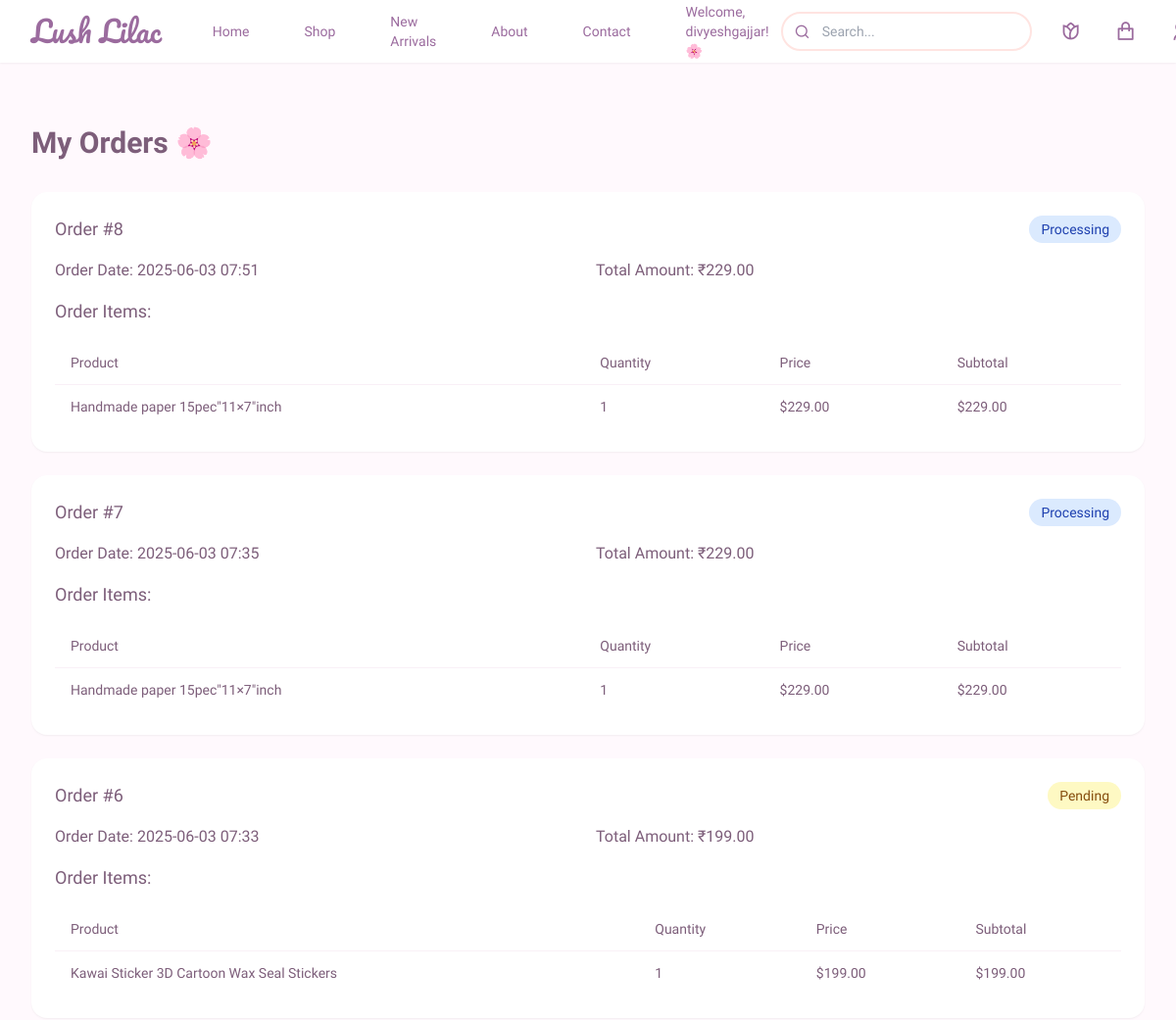
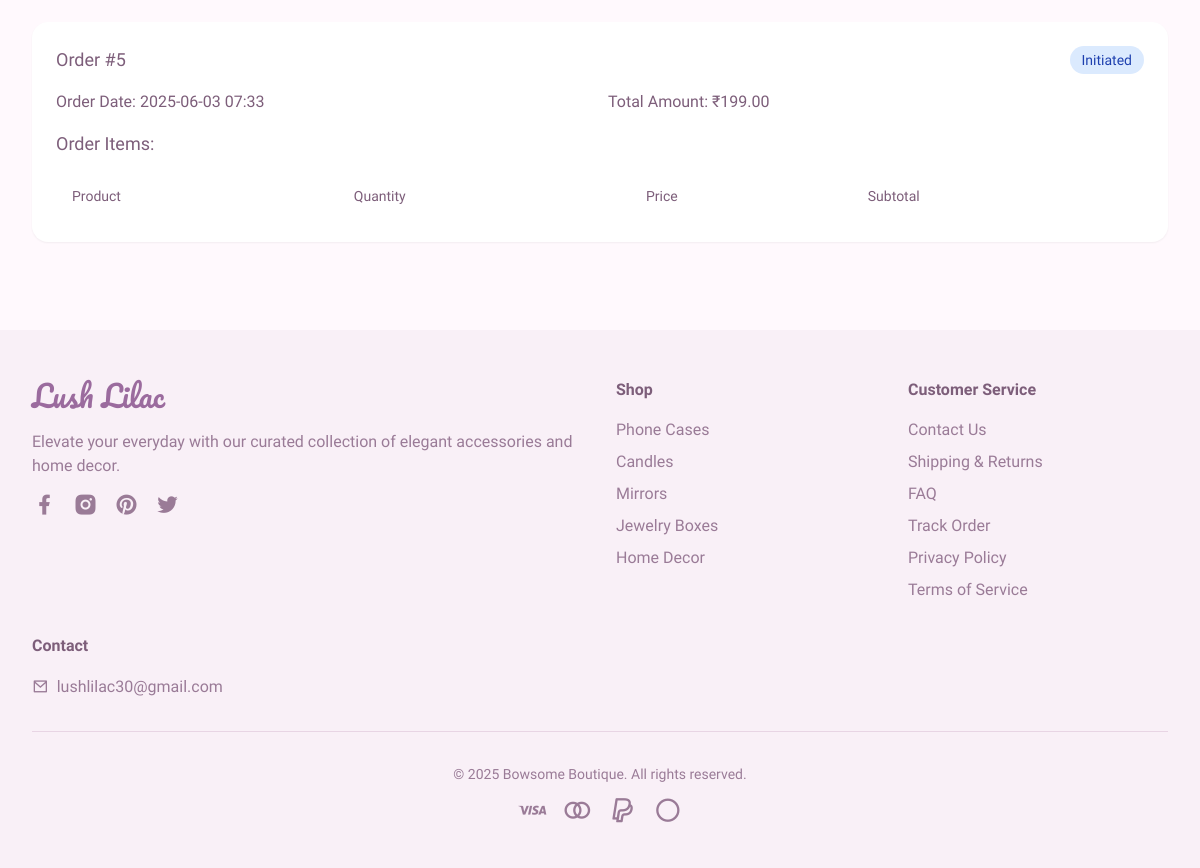
The page /my_orders (signed in) on the database its author committed (2 pictures, top to bottom).
### app.py (models this page shows, shortened)
class User(UserMixin, db.Model):
    id = db.Column(db.Integer, primary_key=True)
    username = db.Column(db.String(80), unique=True, nullable=False)
    email = db.Column(db.String(120), unique=True, nullable=False)
    password_hash = db.Column(db.String(128))
    user_type = db.Column(db.String(20), default='customer')  # 'customer' or 'admin'
    orders = db.relationship('Order', backref='user', lazy=True)
    wishlists = db.relationship('Wishlist', backref='user', lazy=True)

class Order(db.Model):
    id = db.Column(db.Integer, primary_key=True)
    user_id = db.Column(db.Integer, db.ForeignKey('user.id'), nullable=False)
    order_date = db.Column(db.DateTime, nullable=False)
    status = db.Column(db.String(20), default='pending')
    total_amount = db.Column(db.Float, nullable=False)
    items = db.relationship('OrderItem', backref='order', lazy=True)
    customer_name = db.Column(db.String(100))
    email = db.Column(db.String(120))
    phone = db.Column(db.String(20))
    address = db.Column(db.Text)
    payment_method = db.Column(db.String(50), default='Credit Card')
    payment_status = db.Column(db.String(20), default='Paid')
    tracking_number = db.Column(db.String(50))
    razorpay_order_id = db.Column(db.String(100), unique=True, nullable=True) # Add field to store Razorpay order ID

class OrderItem(db.Model):
    id = db.Column(db.Integer, primary_key=True)
    order_id = db.Column(db.Integer, db.ForeignKey('order.id'), nullable=False)
    product_name = db.Column(db.String(100), nullable=False)
    quantity = db.Column(db.Integer, nullable=False)
    price = db.Column(db.Float, nullable=False)
    model = db.Column(db.String(100))  # Add model field for customization
    custom_image = db.Column(db.String(255))  # New field for customization image

### app.py (the view, shortened to what this page needs)
@app.route('/my_orders')
@login_required
def my_orders():
    try:
        orders = Order.query.filter_by(user_id=current_user.id).order_by(Order.order_date.desc()).all()
        return render_template('my_orders.html', orders=orders)
    except Exception as e:
        print(f"Error in my_orders route: {str(e)}")
        flash('Error loading orders')
        return redirect(url_for('index'))

### app.py (called while the page is built)
@login_manager.user_loader
def load_user(user_id):
    return User.query.get(int(user_id))

### templates/my_orders.html
{% extends "base.html" %}
{% block content %}
<div class="max-w-7xl mx-auto px-4 sm:px-6 lg:px-8 py-16">
    <h2 class="text-3xl font-semibold text-[#7D5E7A] mb-8">My Orders 🌸</h2>
    {% if orders %}
        {% for order in orders %}
            <div class="bg-white rounded-lg shadow-sm p-6 mb-6">
                <div class="flex justify-between items-start mb-4">
                    <h5 class="text-lg font-medium text-[#7D5E7A]">Order #{{ order.id }}</h5>
                    <span class="px-3 py-1 rounded-full text-sm font-medium
                        {% if order.status == 'completed' %}
                            bg-green-100 text-green-800
                        {% elif order.status == 'pending' %}
                            bg-yellow-100 text-yellow-800
                        {% else %}
                            bg-blue-100 text-blue-800
                        {% endif %}">
                        {{ order.status|title }}
                    </span>
                </div>
                <div class="space-y-4">
                    <div class="grid grid-cols-1 md:grid-cols-2 gap-4">
                        <p class="text-[#7D5E7A]">
                            <span class="font-medium">Order Date:</span>
                            {{ order.order_date.strftime('%Y-%m-%d %H:%M') }}
                        </p>
                        <p class="text-[#7D5E7A]">
                            <span class="font-medium">Total Amount:</span> ₹{{ "%.2f"|format(order.total_amount) }}
                        </p>
                    </div>
                    <div class="mt-6">
                        <h6 class="text-lg font-medium text-[#7D5E7A] mb-4">Order Items:</h6>
                        <div class="overflow-x-auto">
                            <table class="min-w-full divide-y divide-[#F9F0F7]">
                                <thead>
                                    <tr>
                                        <th class="px-4 py-3 text-left text-sm font-medium text-[#7D5E7A]">Product</th>
                                        <th class="px-4 py-3 text-left text-sm font-medium text-[#7D5E7A]">Quantity</th>
                                        <th class="px-4 py-3 text-left text-sm font-medium text-[#7D5E7A]">Price</th>
                                        <th class="px-4 py-3 text-left text-sm font-medium text-[#7D5E7A]">Subtotal</th>
                                    </tr>
                                </thead>
                                <tbody class="divide-y divide-[#F9F0F7]">
                                    {% for item in order.items %}
                                    <tr>
                                        <td class="px-4 py-3 text-sm text-[#7D5E7A]">{{ item.product_name }}</td>
                                        <td class="px-4 py-3 text-sm text-[#7D5E7A]">{{ item.quantity }}</td>
                                        <td class="px-4 py-3 text-sm text-[#7D5E7A]">${{ "%.2f"|format(item.price) }}</td>
                                        <td class="px-4 py-3 text-sm text-[#7D5E7A]">${{ "%.2f"|format(item.quantity * item.price) }}</td>
                                    </tr>
                                    {% endfor %}
                                </tbody>
                            </table>
                        </div>
                    </div>
                </div>
            </div>
        {% endfor %}
    {% else %}
        <div class="bg-[#F9F0F7] rounded-lg p-6 text-center">
            <p class="text-[#7D5E7A]">You haven't placed any orders yet.</p>
        </div>
    {% endif %}
</div>
{% endblock %}

### templates/base.html (shortened to what this page needs)
<!DOCTYPE html>
<html lang="en">
<head>
    <script src="https://cdn.tailwindcss.com/3.4.16"></script>
    <link href="https://cdnjs.cloudflare.com/ajax/libs/remixicon/4.6.0/remixicon.min.css" rel="stylesheet">
</head>
<body class="flower-cursor">
    <nav class="bg-white/90 backdrop-blur-sm sticky top-0 z-50 shadow-sm">
        <div class="max-w-7xl mx-auto px-4 sm:px-6 lg:px-8">
            <div class="flex justify-between items-center h-16">
                <div class="flex-shrink-0 flex items-center">
                    <a href="/" class="font-['Pacifico'] text-3xl text-primary">Lush Lilac</a>
                </div>
                <div class="hidden md:block">
                    <div class="ml-10 flex items-center space-x-8">
                        <a href="/" class="text-primary hover:text-[#D4B6D0] px-3 py-2 text-sm font-medium">Home</a>
                        <a href="#" class="text-primary hover:text-[#D4B6D0] px-3 py-2 text-sm font-medium">Shop</a>
                        <a href="{{ url_for('new_arrivals_page') }}" class="text-primary hover:text-[#D4B6D0] px-3 py-2 text-sm font-medium">New Arrivals</a>
                        <a href="{{ url_for('about') }}" class="text-primary hover:text-[#D4B6D0] px-3 py-2 text-sm font-medium">About</a>
                        <a href="{{ url_for('contact') }}" class="text-primary hover:text-[#D4B6D0] px-3 py-2 text-sm font-medium">Contact</a>
                        {% if current_user.is_authenticated %}
                        <span class="text-primary px-3 py-2 text-sm font-medium">Welcome, {{ current_user.username }}! 🌸</span>
                        {% else %}
                        <button id="loginButton" class="bg-primary hover:bg-[#D4B6D0] text-white px-4 py-2 rounded-button text-sm font-medium transition-all duration-300 btn-hover">Login/Register</button>
                        {% endif %}
                    </div>
                </div>
                <div class="flex items-center space-x-6">
                    <div class="relative">
                        <input type="text" placeholder="Search..." class="bg-white/80 border-2 border-[#FFE4E1] py-2 pl-10 pr-4 rounded-full text-sm w-40 md:w-64 focus:border-[#E8D5E4] focus:outline-none focus:ring-2 focus:ring-[#E8D5E4]/50">
                        <div class="absolute left-3 top-1/2 transform -translate-y-1/2 w-5 h-5 flex items-center justify-center text-primary">
                            <i class="ri-search-line"></i>
                        </div>
                    </div>
                    <div id="wishlistContainer">
                        {% if current_user.is_authenticated %}
                        <a href="{{ url_for('view_wishlist') }}" class="wishlist-link relative w-8 h-8 flex items-center justify-center text-primary hover:text-[#D4B6D0] transition-colors duration-300 cursor-pointer">
                            <i class="ri-flower-line ri-lg"></i>
                            {% set wishlist_count = current_user.wishlists|length %}
                        </a>
                        {% else %}
                        <button onclick="showLoginForm()" class="wishlist-button relative w-8 h-8 flex items-center justify-center text-primary hover:text-[#D4B6D0] transition-colors duration-300 cursor-pointer">
                            <i class="ri-flower-line ri-lg"></i>
                        </button>
                        {% endif %}
                    </div>
                    <div class="relative">
                        <a href="{{ url_for('view_cart') }}" class="cart-link relative w-8 h-8 flex items-center justify-center text-primary hover:text-[#D4B6D0] transition-colors duration-300 cursor-pointer">
                            <i class="ri-shopping-bag-line ri-lg"></i>
                        </a>
                    </div>
                    {% if current_user.is_authenticated %}
                    <div class="relative">
                        <button onclick="toggleUserDropdown()" class="w-8 h-8 flex items-center justify-center text-primary hover:text-[#D4B6D0] transition-colors duration-300">
                            <i class="ri-user-line ri-lg"></i>
                        </button>
                    </div>
                    {% endif %}
                </div>
            </div>
        </div>
    </nav>
    <main>
        {% block content %}{% endblock %}
    </main>
    <footer class="bg-[#F9F0F7] py-12">
        <div class="max-w-7xl mx-auto px-4 sm:px-6 lg:px-8">
            <div class="grid grid-cols-1 md:grid-cols-4 gap-8">
                <div class="col-span-1 md:col-span-2">
                    <a href="/" class="font-['Pacifico'] text-3xl text-primary mb-4 block">Lush Lilac</a>
                    <p class="text-[#9A7B97] mb-4">Elevate your everyday with our curated collection of elegant accessories and home decor.</p>
                    <div class="flex space-x-4">
                        <a href="#" class="text-[#9A7B97] hover:text-primary"><i class="ri-facebook-fill ri-xl"></i></a>
                        <a href="#" class="text-[#9A7B97] hover:text-primary"><i class="ri-instagram-fill ri-xl"></i></a>
                        <a href="#" class="text-[#9A7B97] hover:text-primary"><i class="ri-pinterest-fill ri-xl"></i></a>
                        <a href="#" class="text-[#9A7B97] hover:text-primary"><i class="ri-twitter-fill ri-xl"></i></a>
                    </div>
                </div>
                <div>
                    <h3 class="text-[#7D5E7A] font-semibold mb-4">Shop</h3>
                    <ul class="space-y-2">
                        <li><a href="/category/Phone%20Cases" class="text-[#9A7B97] hover:text-primary">Phone Cases</a></li>
                        <li><a href="/category/Candles" class="text-[#9A7B97] hover:text-primary">Candles</a></li>
                        <li><a href="/category/Mirrors" class="text-[#9A7B97] hover:text-primary">Mirrors</a></li>
                        <li><a href="/category/Jewelry%20Boxes" class="text-[#9A7B97] hover:text-primary">Jewelry Boxes</a></li>
                        <li><a href="/category/Home%20Decor" class="text-[#9A7B97] hover:text-primary">Home Decor</a></li>
                    </ul>
                </div>
                <div>
                    <h3 class="text-[#7D5E7A] font-semibold mb-4">Customer Service</h3>
                    <ul class="space-y-2">
                        <li><a href="/contact" class="text-[#9A7B97] hover:text-primary">Contact Us</a></li>
                        <li><a href="#" class="text-[#9A7B97] hover:text-primary">Shipping & Returns</a></li>
                        <li><a href="#" class="text-[#9A7B97] hover:text-primary">FAQ</a></li>
                        <li><a href="#" class="text-[#9A7B97] hover:text-primary">Track Order</a></li>
                        <li><a href="#" class="text-[#9A7B97] hover:text-primary">Privacy Policy</a></li>
                        <li><a href="#" class="text-[#9A7B97] hover:text-primary">Terms of Service</a></li>
                    </ul>
                </div>
                <div>
                    <h3 class="text-[#7D5E7A] font-semibold mb-4">Contact</h3>
                    <div class="space-y-2 text-[#9A7B97]">
                        <p><i class="ri-mail-line mr-2"></i>lushlilac30@gmail.com</p>
                    </div>
                </div>
            </div>
            <div class="border-t border-[#E8D5E4] mt-8 pt-8 text-center text-[#9A7B97] text-sm">
                <p>&copy; 2025 Bowsome Boutique. All rights reserved.</p>
                 <div class="flex justify-center space-x-4 mt-4">
                    <i class="ri-visa-line ri-2x"></i>
                    <i class="ri-mastercard-line ri-2x"></i>
                    <i class="ri-paypal-line ri-2x"></i>
                    <i class="ri-apple-pay-line ri-2x"></i>
                </div>
            </div>
        </div>
    </footer>
</body>
</html>

### templates/base.html (style rules this page uses)
:where([class^="ri-"])::before { content: "\f3c2"; }
body { font-family: 'Merienda', cursive; background-color: #FFF9FD; }

### rows shown on the page
User: username "divyeshgajjar"
Order: id "8", status "Processing", order_date "2025-06-03 07:51", total_amount "229.00"
OrderItem: product_name "Handmade paper 15pec\"11×7\"inch", quantity "1", price "229.00", item.quantity*item.price "229.00"
Order: id "7", status "Processing", order_date "2025-06-03 07:35", total_amount "229.00"
OrderItem: product_name "Handmade paper 15pec\"11×7\"inch", quantity "1", price "229.00", item.quantity*item.price "229.00"
Order: id "6", status "Pending", order_date "2025-06-03 07:33", total_amount "199.00"
OrderItem: product_name "Kawai Sticker 3D Cartoon Wax Seal Stickers", quantity "1", price "199.00", item.quantity*item.price "199.00"
Order: id "5", status "Initiated", order_date "2025-06-03 07:33", total_amount "199.00"
